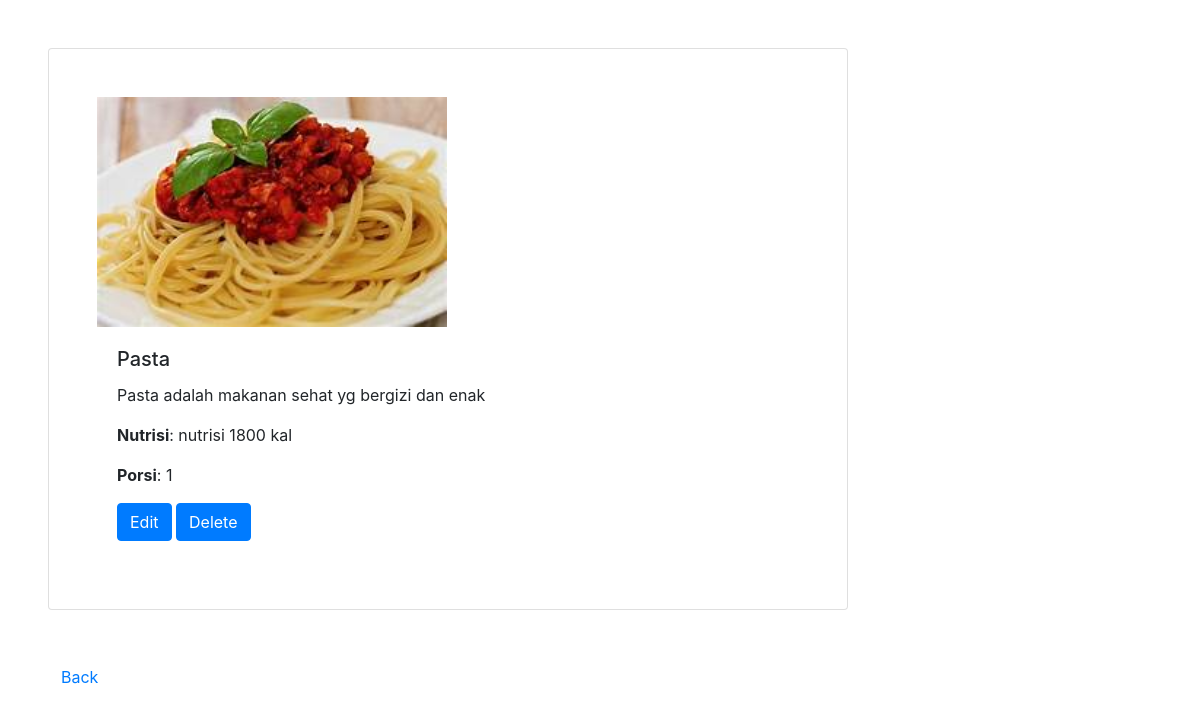
Page /product/detail.php?id=1 on the committed database.
### tables this page shows
CREATE TABLE `product` (
  `id` int(11) NOT NULL,
  `namesP` varchar(50) NOT NULL,
  `photos` varchar(35) NOT NULL,
  `descc` varchar(100) NOT NULL,
  `nutrisi` varchar(50) NOT NULL,
  `serving_size` varchar(50) NOT NULL,
  `id_distribusi` varchar(50) NOT NULL
);

### product/detail.php (the view, shortened to what this page needs)
<?php
 require '../conn.php';
  $id = $_GET['id'];
     $query = mysqli_query($conn, "SELECT * FROM product
JOIN distributor
ON product.id_distribusi = distributor.id
WHERE distributor.id=$id");
?>
<!DOCTYPE html>
<html lang="en">
<head>
  <link rel="stylesheet" href="../css/bootstrap.min.css">
</head>
<body>
<div>
  <div class="card mb-3 m-5 p-5" style="max-width: 800px;">
 <div class="row g-0">
      <div class="col-md-4">
      <?php while ($row = mysqli_fetch_assoc($query)):  ?>
      <img src="img/<?=$row['photos'];?>" width="350px" >
      </div>
      </div>
      <div class="card-body">
        <h5 class="card-title"><?=$row['namesP']; ?></h5>
        <p class="card-text"><?=$row['descc']; ?></p>
        <p class="card-text"><b>Nutrisi</b>: <?=$row['nutrisi']; ?></p>
        <p class="card-text"><b>Porsi</b>: <?=$row['serving_size']; ?></p>
         <a href="edit.php?id=<?=$row['id']; ?>" class="btn btn-primary">Edit</a>
         <a href="delete.php?id=<?=$row['id']; ?>" class="btn btn-primary">Delete</a>
    </div>
      <?php endwhile; ?>
 </div>
 <button type="button" class="btn btn-link ml-5" onclick="document.location.href='../home.php';">Back</button>
  </div>
</body>
</html>

### rows in the picture
product: photos (picture), namesP "Pasta", descc "Pasta adalah makanan sehat yg bergizi dan enak", nutrisi "nutrisi 1800 kal", serving_size "1"
